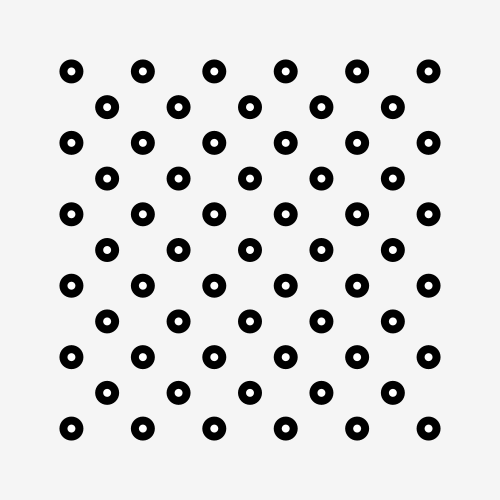
Frame 1 (no input)
Frame 60 (the mouse pressed at the canvas centre just before this capture): identical to frame 1, image omitted
Frame 120 (the mouse held since frame 60 and released just before this capture): identical to frame 1, image omitted

The Processing sketch that drew this single still picture (run headless with seeded random() and noise(); from frame 60 on, the mouse is pressed at the canvas centre):

// Processing sketch: empty_dots
// ── empty_dots.pde
void setup(){
  size(500,500);
  background(245);

  tenth = height/7.0;
  circle_radius = 24.0;
}

float circle_radius = 20.0;
float tenth = 0.0;


void draw(){
  noStroke();
  background(245);

  for(int position_x = 1; position_x < 7; position_x++){
     for(int position_y = 1; position_y < 7; position_y++){
       for(int shift = 0; shift < 2; shift++){
       if (position_y*tenth + shift*tenth/2.0 < height - shift*tenth/2.0 && position_x*tenth + shift*tenth/2.0  < width - shift*tenth/2.0){
         fill(0);
         ellipse(position_x*tenth + shift*tenth/2.0, position_y*tenth + shift*tenth/2.0, circle_radius, circle_radius);
         fill(255);
         ellipse(position_x*tenth + shift*tenth/2.0, position_y*tenth + shift*tenth/2.0, circle_radius/3.0, circle_radius/3.0);
       }  
      }
   }
  }
}
